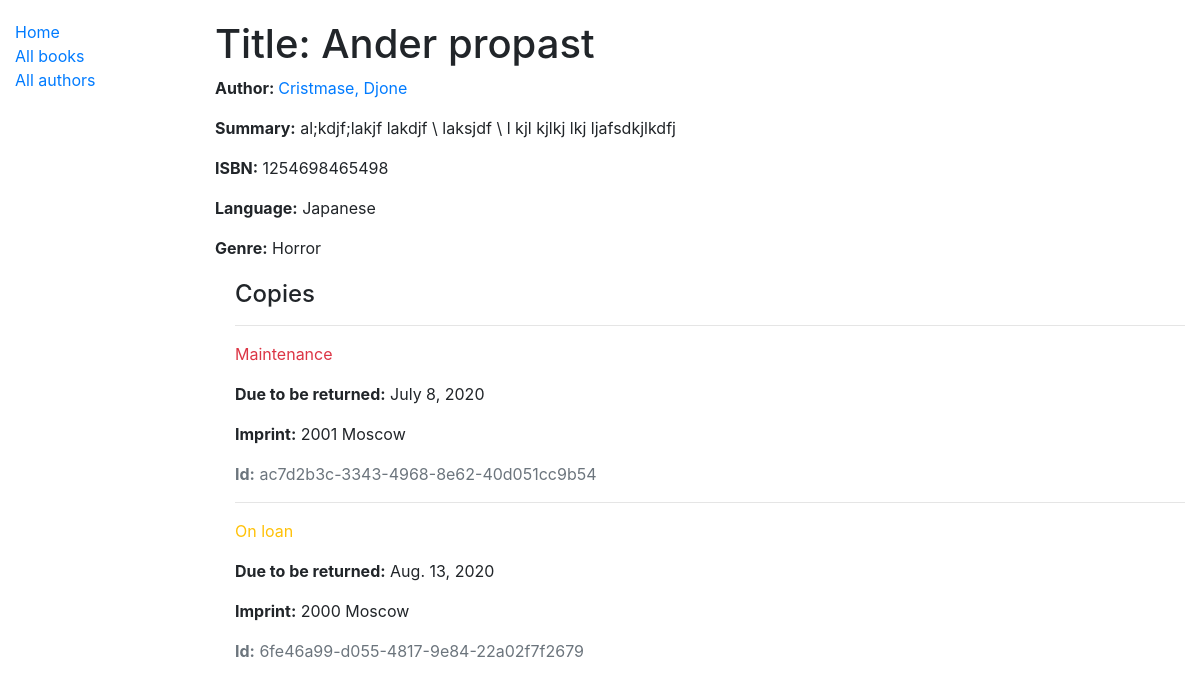
/catalog/book/1, run on the app's committed database.
### catalog/models.py (models this page shows, shortened)
class Book(models.Model):
    title = models.CharField(max_length=200)
    author = models.ForeignKey('Author', on_delete=models.SET_NULL, null=True)
    summary = models.TextField(max_length=1000, help_text='Enter a brief description of the book')
    isbn = models.CharField('ISBN', max_length=13, help_text='13 Character <a href="https://www.isbn-international.org/content/what-isbn">ISBN number</a>')
    genre = models.ManyToManyField(Genre, help_text='Select a genre for this book')
    language = models.ForeignKey('Language', on_delete=models.SET_NULL, null=True)
    def display_genre(self):
        """Create a string for the Genre. This is required to display genre in Admin."""
        return ', '.join(genre.name for genre in self.genre.all())
    display_genre.short_description = 'Genre'

class Author(models.Model):
    first_name = models.CharField(max_length=100)
    last_name = models.CharField(max_length=100)
    date_of_birth = models.DateField(null=True, blank=True)
    date_of_death = models.DateField('Died', null=True, blank=True)
    class Meta:
        ordering = ['last_name', 'first_name']
    def get_absolute_url(self):
        return reverse('author-detail', args=[str(self.id)])
    def __str__(self):
        return f'{self.last_name}, {self.first_name}'

class Language(models.Model):
    name = models.CharField(max_length=200,
                            help_text="Enter the book's natural language (e.g. English, French, Japanese etc.)")
    def __str__(self):
        return self.name

class Genre(models.Model):
    name = models.CharField(max_length=200, help_text='Enter a book genre (e.g. Science Fiction)')
    def __str__(self):
        return self.name

class BookInstance(models.Model):
    id = models.UUIDField(primary_key=True, default=uuid.uuid4, help_text='Unique ID for this particular book across whole library')
    book = models.ForeignKey('Book', on_delete=models.SET_NULL, null=True)
    imprint = models.CharField(max_length=200)
    due_back = models.DateField(null=True, blank=True)
    LOAN_STATUS = (
        ('m', 'Maintenance'),
        ('o', 'On loan'),
        ('a', 'Available'),
        ('r', 'Reserved'),
    )
    status = models.CharField(
        max_length=1,
        choices=LOAN_STATUS,
        blank=True,
        default='m',
        help_text='Book availability',
    )
    class Meta:
        ordering = ['due_back']

### catalog/views.py (the view)
# urls.py: path('book/<int:pk>', views.BookDetailView.as_view(), name='book-detail'),
class BookDetailView(generic.DetailView):
    model = Book

### catalog/templates/catalog/book_detail.html
{% extends "base_generic.html" %}
{% block content %}
  <h1>Title: {{ book.title }}</h1>
  <p><strong>Author: </strong><a href="{{ book.author.get_absolute_url }}"> {{ book.author }}</a></p>
  <p><strong>Summary:</strong> {{ book.summary }}</p>
  <p><strong>ISBN:</strong> {{ book.isbn }}</p>
  <p><strong>Language:</strong> {{ book.language }}</p>
  <p><strong>Genre:</strong> {{ book.genre.all|join:", " }}</p>
  <div style="margin-left:20px;margin-top:20px">
    <h4>Copies</h4>
    {% for copy in book.bookinstance_set.all %}
      <hr>
      <p class="{% if copy.status == 'a' %}text-success{% elif copy.status == 'm' %}text-danger{% else %}text-warning{% endif %}">
        {{ copy.get_status_display }}
      </p>
      {% if copy.status != 'a' %}
        <p><strong>Due to be returned:</strong> {{ copy.due_back }}</p>
      {% endif %}
      <p><strong>Imprint:</strong> {{ copy.imprint }}</p>
      <p class="text-muted"><strong>Id:</strong> {{ copy.id }}</p>
    {% endfor %}
  </div>
{% endblock %}

### catalog/static/css/styles.css (style rules this page uses)
h1 { margin-top: 20px; }

### data on the page
Book: title "Ander propast", author "Cristmase, Djone", summary "al;kdjf;lakjf lakdjf \\ laksjdf \\ l kjl kjlkj lkj ljafsdkjlkdfj", isbn "1254698465498", language "Japanese", genre.all "Horror"
BookInstance: status "Maintenance", due_back "July 8, 2020", imprint "2001 Moscow", id "ac7d2b3c-3343-4968-8e62-40d051cc9b54"
BookInstance: status "On loan", due_back "Aug. 13, 2020", imprint "2000 Moscow", id "6fe46a99-d055-4817-9e84-22a02f7f2679"
